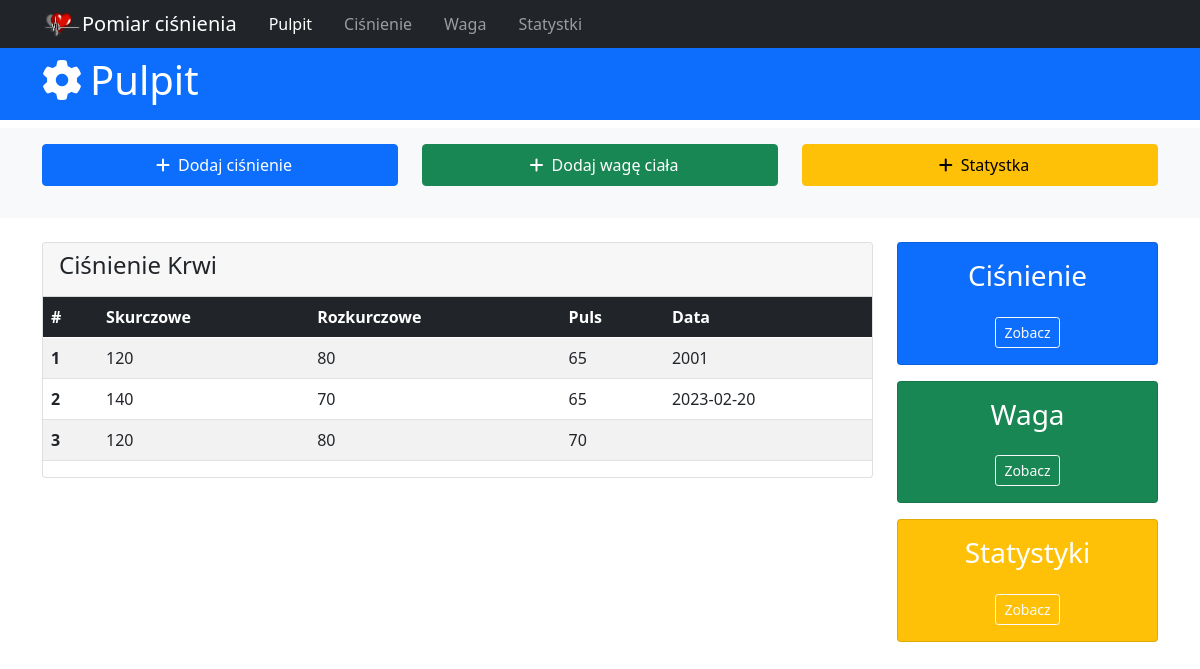
Before: / with the older database file.
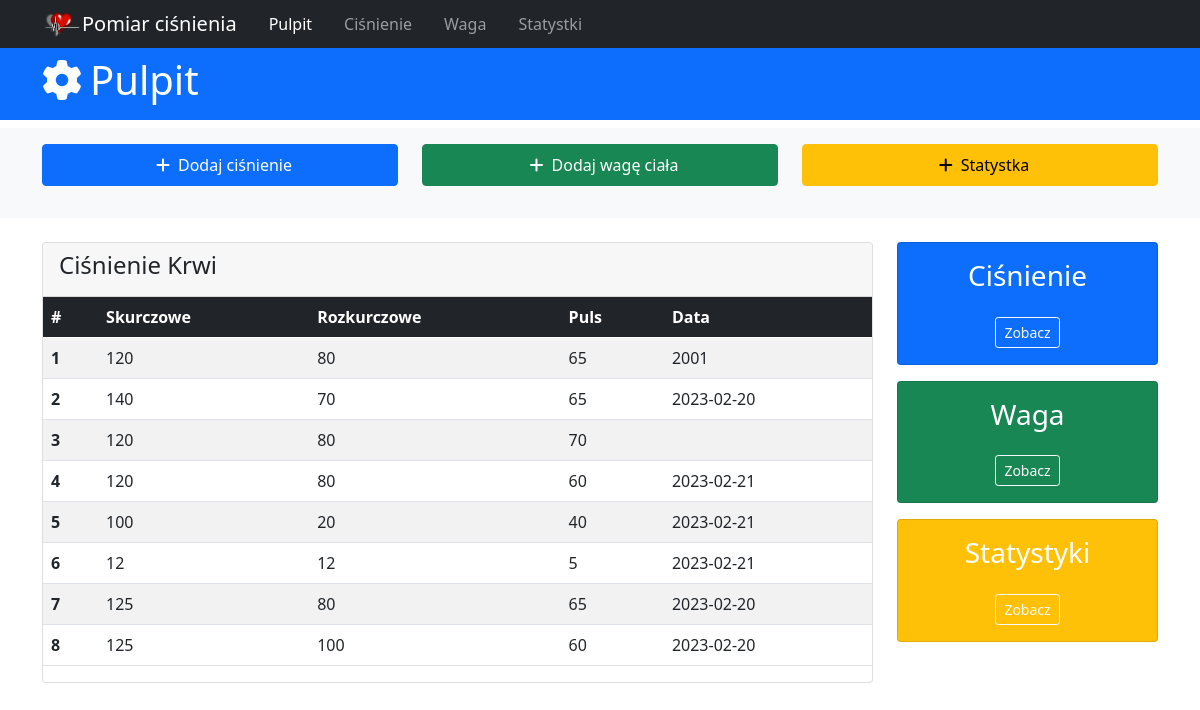
After: the same page with the newer database file.
### tables this page shows
CREATE TABLE blood_pressure(id integer primary key autoincrement, upper_pressure int, down_pressure int, pressure int, date_of_pressure date not null default(date()), description text);

### app.py (the view)
@app.route('/')
def index():
  db = get_db()
  sql_command = 'select id, upper_pressure, down_pressure, pressure, date_of_pressure, date_of_pressure, description from blood_pressure;'
  cur = db.execute(sql_command)
  bloods = cur.fetchall()
  return render_template('index.html', bloods=bloods)

### app.py (called while the page is built)
def get_db():
  if not hasattr(g, 'sqlite_db'):
    conn = sqlite3.connect(app_info['db_file'])
    conn.row_factory = sqlite3.Row
    g.sqlite_db = conn
  return g.sqlite_db

### templates/index.html (shortened to what this page needs)
{% extends 'base.html' %} {% block content %}
<header>
  <div id="main-header" class="py-2 bg-primary text-white">
    <div class="container">
      <div class="row">
        <div class="col-md-6">
          <h1><i class="fas fa-cog pe-2"></i>Pulpit</h1>
        </div>
      </div>
    </div>
  </div>
</header>
{{super()}}
<section id="main-window">
  <div class="container">
    <div class="row">
      <div class="col-md-9">
        <div class="card">
          <div class="card-header">
            <h4>Ciśnienie Krwi</h4>
          </div>
          <table class="table table-striped">
            <thead class="table-dark">
              <tr>
                <th scope="col">#</th>
                <th scope="col">Skurczowe</th>
                <th scope="col">Rozkurczowe</th>
                <th scope="col">Puls</th>
                <th scope="col">Data</th>
              </tr>
            </thead>
            <tbody>
              {% for blood in bloods %}
              <tr>
                <th scope="row">{{blood.id}}</th>
                <td>{{blood.upper_pressure}}</td>
                <td>{{blood.down_pressure}}</td>
                <td>{{blood.pressure}}</td>
                <td>{{blood.date_of_pressure}}</td>
              </tr>
              {% endfor %}
            </tbody>
          </table>
        </div>
      </div>
      <div class="col md-3">
        <div class="card bg-primary text-center text-white mb-3">
          <div class="card-body">
            <h3>Ciśnienie</h3>
            <a
              href="{{url_for('pressure_history')}}"
              class="btn btn-outline-light btn-sm mt-3"
              >Zobacz</a
            >
          </div>
        </div>
        <div class="card bg-success text-center text-white mb-3">
          <div class="card-body">
            <h3>Waga</h3>
            <a href="#" class="btn btn-outline-light btn-sm mt-3">Zobacz</a>
          </div>
        </div>
        <div class="card bg-warning text-center text-white">
          <div class="card-body">
            <h3>Statystyki</h3>
            <a href="#" class="btn btn-outline-light btn-sm mt-3">Zobacz</a>
          </div>
        </div>
      </div>
    </div>
  </div>
</section>
{% endblock %}

### templates/base.html (shortened to what this page needs)
<!DOCTYPE html>
<html lang="pl">
  <head>
    <link
      href="https://cdn.jsdelivr.net/npm/bootstrap@5.0.2/dist/css/bootstrap.min.css"
      rel="stylesheet"
    />
    <link rel="stylesheet" href="{{url_for('static', filename='style.css')}}" />
  </head>
  <body>
    {% include 'menu.html' %} {% block content %}
    <div class="section py-3 bg-light mb-4 mt-2" id="actions">
      <div class="container">
        <div class="row">
          <div class="col-md-4 mb-3">
            <a
              href="#"
              class="btn btn-primary w-100 py-2"
              data-bs-toggle="modal"
              data-bs-target="#addHeartModal"
            >
              <i class="fas fa-plus px-2"></i>Dodaj ciśnienie
            </a>
          </div>
          <div class="col-md-4 mb-3">
            <a
              href="#"
              class="btn btn-success w-100 py-2"
              data-bs-toggle="modal"
              data-bs-target="#addWeightModal"
            >
              <i class="fas fa-plus px-2"></i>Dodaj wagę ciała
            </a>
          </div>
          <div class="col-md-4">
            <a
              href="#"
              class="btn btn-warning w-100 py-2"
              data-bs-toggle="modal"
              data-bs-target="#staticBackdrop"
            >
              <i class="fas fa-plus px-2"></i>Statystka
            </a>
          </div>
        </div>
      </div>
    </div>
    {% endblock %}
  </body>
</html>

### templates/menu.html (shortened to what this page needs)
<nav class="navbar navbar-expand-sm navbar-dark bg-dark p-1">
  <div class="container">
    <a class="navbar-brand" href="{{url_for('index')}}"
      ><img src="{{url_for('static', filename='heart_sm.png')}}" alt="" />Pomiar
      ciśnienia</a
    >
    <div class="collapse navbar-collapse" id="navbarNav">
      <ul class="navbar-nav">
        <li class="nav-item px-2">
          <a
            class="nav-link active"
            aria-current="page"
            href="{{url_for('index')}}"
            >Pulpit</a
          >
        </li>
        <li class="nav-item px-2">
          <a class="nav-link" href="{{url_for('pressure_history')}}"
            >Ciśnienie</a
          >
        </li>
        <li class="nav-item px-2">
          <a class="nav-link" href="#">Waga</a>
        </li>
        <li class="nav-item px-2">
          <a href="#" class="nav-link">Statystki</a>
        </li>
      </ul>
    </div>
  </div>
</nav>

### static/style.css (style rules this page uses)
.container { max-width: 1140px; }

Changed rows visible on the page:
added blood_pressure: id "4", upper_pressure "120", down_pressure "80", pressure "60", date_of_pressure "2023-02-21"
added blood_pressure: id "5", upper_pressure "100", down_pressure "20", pressure "40", date_of_pressure "2023-02-21"
added blood_pressure: id "6", upper_pressure "12", down_pressure "12", pressure "5", date_of_pressure "2023-02-21"
added blood_pressure: id "7", upper_pressure "125", down_pressure "80", pressure "65", date_of_pressure "2023-02-20"
added blood_pressure: id "8", upper_pressure "125", down_pressure "100", pressure "60", date_of_pressure "2023-02-20"
